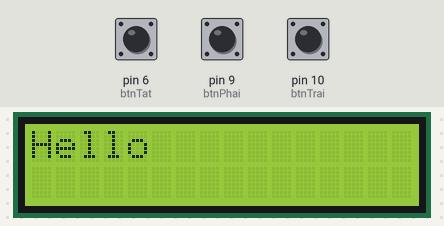
Recording of a sketch running on a simulated Arduino Uno, built with avr-gcc and run on an emulated ATmega328P. Parts: 16×2 character LCD. The inputs (shaded band) are chosen by the test bench; at power-on: pin 6 (btnTat) LOW, pin 9 (btnPhai) LOW, pin 10 (btnTrai) LOW.

Above: at 1.2 s.
1.3 s: pin 6 (btnTat) pulled HIGH for 0.15 s
At 1.6 s:
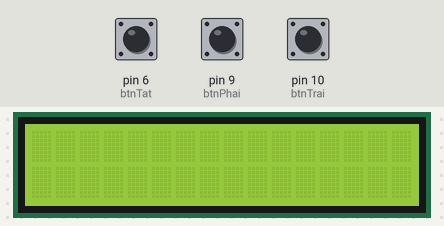
2.9 s: pin 9 (btnPhai) pulled HIGH for 0.15 s
4.5 s: pin 9 (btnPhai) pulled HIGH for 1 s
Timing chart, 0 to 7.5 s (numbered marks = the images above; inputs shaded):
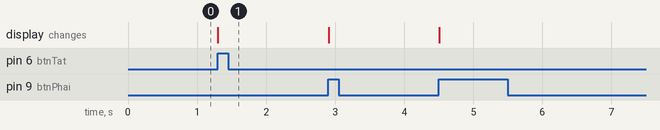

Measured:
- after the input at 1.3 s, the display: changes at once (image 1)

The sketch:

bai6.ino
```cpp
#include<LiquidCrystal.h>
LiquidCrystal lcd(12,11,5,4,3,2);
int btnTrai=10;
int btnPhai=9;
int btnTat=6;
int pre=LOW;
int pre1=LOW;
int pre2=LOW;
int column=0;
bool trangthai=true;
void setup() {
  // put your setup code here, to run once:
  pinMode(btnTrai,INPUT);
  pinMode(btnPhai,INPUT);
  pinMode(btnTat,INPUT);
  lcd.begin(16,2);
  lcd.setCursor(column,0);
  lcd.print("Hello");
}

void loop() {
  // put your main code here, to run repeatedly:
  int current=digitalRead(btnTrai);
  int current1=digitalRead(btnPhai);
  int current2=digitalRead(btnTat);
  if(pre==LOW &&current==HIGH)
  {
    lcd.clear();
    column-=2;
    if(column<=0) column=0;
    lcd.setCursor(column, 0);
    lcd.print("Hello");
    pre=current;
  }
  pre=current;

  if(pre1==LOW&& current1==HIGH){
    lcd.clear();
    column+=2;
    if(column>=10) column=10;//tru chu hello
    lcd.setCursor(column, 0);
    lcd.print("Hello");
    pre1=current1;
  }
  pre1=current1;

  if(pre2==LOW &&current2==HIGH)
  {
    lcd.noDisplay();
  }
  pre2=current2;


}
```
